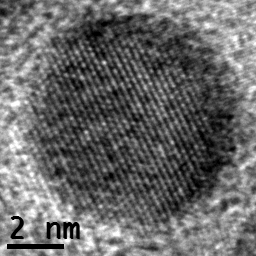
#> input picture Computacion_cuantica/Imagen.tif, 256 x 256 px
$ jupyter execute --allow-errors 2.ipynb
#> lines starting #> are read from the running program, lines starting #| are printed output that depends on the picture
[cell 1]
from PIL import Image, ImageFilter
import numpy as np

[cell 2]
import matplotlib.pyplot as plt
im=Image.open("Imagen.tif")
#> im is the input picture: PIL image 256x256 P; min 0, max 254, mean 104.5

[cell 3]
plt.imshow(im)
plt.show()

[cell 4]
f=np.fft.fft2(im)
f=np.fft.fftshift(f)
f=np.log(np.abs(f))
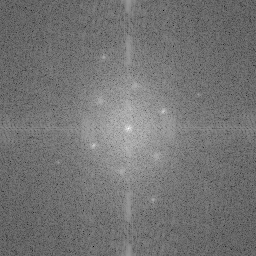
#> f: shape (256, 256) float64; min 0.393, max 15.75, mean 7.38; drawn with min black and max white
plt.imshow(f,cmap="gray")
plt.show()

$$
f(x)=a^xmodN
$$

[cell 5]
a=3
N=35
xvals = np.arange(36)
yvals = [np.mod(a**x, N) for x in xvals]
xvals
yvals

[cell 6]
plt.plot(xvals, yvals,lw=3,color="#6930c3",alpha=0.7,ls="--")
plt.scatter(xvals,yvals,c="#4ea8de")
plt.show()
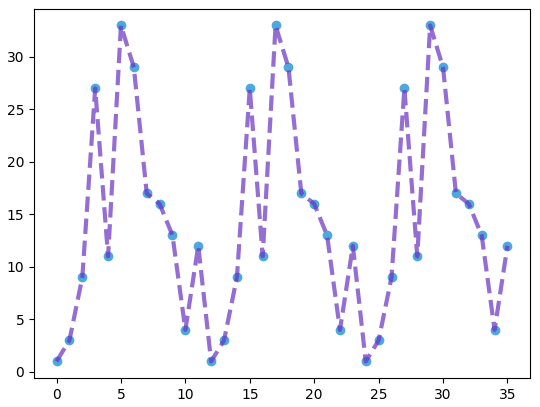
#> figure drawn by matplotlib, 1 panel; curve peaks at x = 5, y = 33

$$
a^rmodN=1\\
\mathbb{U}\left|y \right\rangle \equiv \left|aymodN \right\rangle
$$

$$\begin{matrix}
    \mathbb{U}\left| 1 \right\rangle &= \left|3\right\rangle \\
    \mathbb{U}^2\left| 1 \right\rangle &= \left|9\right\rangle \\
    \mathbb{U}^3\left| 1 \right\rangle &= \left|12\right\rangle \\
                   & \vdots  \\
    \mathbb{U}^{r-1}\left| 1 \right\rangle &= \left|12\right\rangle \\
    \mathbb{U}^r\left| 1 \right\rangle &= \left|1\right\rangle \\
    \end{matrix}
$$

$$
\left| \tilde{x} \right\rangle \equiv QFT\left| x \right\rangle \\
\left| \tilde{x} \right\rangle  = \frac{1}{\sqrt{N}} \sum_{y=0}^{N-1} e^{\frac{2\pi i xy}{N}} \left| y \right\rangle
$$

$$
 \begin{align*}
        \left|\tilde{0} \right\rangle &= \frac{1}{\sqrt{2}} \sum\limits_{y=0}^1 e^{\frac{2\pi i (0)y}{2}} \left|y \right\rangle \\
        &= \frac{1}{\sqrt{2}} \sum\limits_{y=0}^1 \left|y \right\rangle \\
        &= \frac{1}{\sqrt{2}} \left(\left| 0\right\rangle + \left| 1\right\rangle \right) \\
    \end{align*}
$$
$$
 \begin{align*}
        \left| \tilde{1} \right\rangle & = \frac{1}{\sqrt{2}} \sum\limits_{y=0}^1 e^{\frac{2\pi i (1)y}{2}} \left|y \right\rangle \\
        &= \frac{1}{\sqrt{2}} \left[e^{\frac{2\pi i(0)}{2}}\left| 0\right\rangle+ e^{\frac{2  \pi i 1}{2}} \left|1 \right\rangle\right] \\
        &= \frac{1}{\sqrt{2}} \left[\left|0 \right\rangle-\left|1 \right\rangle \right].\\
    \end{align*}
$$

[cell 7]
from qiskit.visualization import plot_bloch_vector

[cell 8]
vectors=[[0,0,1],[0,0,-1],[1,0,0],[-1,0,0]]
plot_bloch_vector(vectors[3])
#> (this line was passed over: qiskit is not available in this run)
